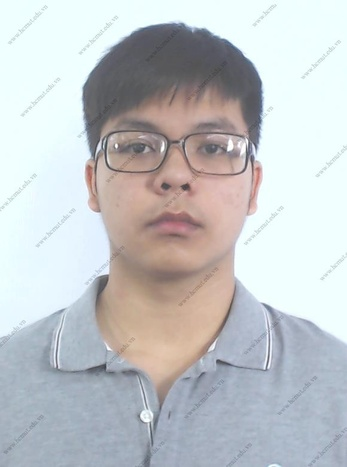
#> input picture huy 2.jpg, 347 x 467 px, shrunk from 580 x 780 before the run
$ python docfileanh.py
#> lines starting #> are read from the running program, lines starting #| are printed output that depends on the picture; after the words box and inside, x2 and y2 are one past the last pixel; in counts of white or black regions, pixels touching at a corner belong together; pictures that were not available may be replaced by others from this repository, and a replacement may not be noted
# Python program to explain os.listdir() method

# importing os module
import os
import cv2
import numpy as np
# Get the path of current working directory
# path = os.getcwd()
path = 'D:/Python/xu li anh'
# Get the list of all files and directories
# in current working directory
dir_list = os.listdir(path)

# print("Files and directories in '", path, "' :")
# print the list

face_detection  = cv2.CascadeClassifier(cv2.data.haarcascades + "haarcascade_frontalface_default.xml")
eye_detection   = cv2.CascadeClassifier( "haarcascade_eye.xml")
img     = cv2.imread('huy 2.jpg')
#> img is the input picture: shape (467, 347, 3); mean B, G, R 199.6, 197.1, 194.1
gray    = cv2.cvtColor(img, cv2.COLOR_BGR2GRAY)
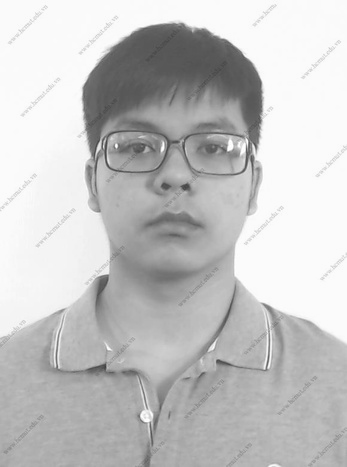
#> gray: shape (467, 347); min 63, max 255, mean 196.5
faces   = face_detection.detectMultiScale(gray, 1.3, 5)
#> faces = [[83, 78, 190, 190]]

img2 = cv2.imread('huy 2.jpg')
gray = cv2.cvtColor(img2, cv2.COLOR_BGR2GRAY)
eyes = eye_detection.detectMultiScale(gray, 1.03, 5)
#> eyes = [[182, 83, 28, 28], [194, 131, 35, 35], [125, 130, 36, 36], [149, 173, 26, 26], [172, 173, 26, 26], [146, 132, 25, 25], [162, 75, 43, 43], [139, 189, 66, 66], [126, 233, 85, 85]]

for (ex,ey,ew,eh) in eyes:
   img2 = cv2.rectangle(img2,(ex,ey),(ex+ew, ey+eh),(0,255,0),2)
#> this loop made 9 passes
#> pass 1, `img2 = cv2.rectangle(img2,(ex,ey),(ex+ew, ey+eh),(0,255,0),2)`:
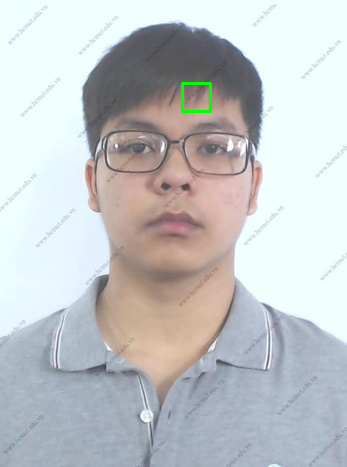
#> img2: shape (467, 347, 3); 0.2% of pixels changed, all inside (x1, y1, x2, y2) = (181, 82, 212, 113)
#> pass 2, `img2 = cv2.rectangle(img2,(ex,ey),(ex+ew, ey+eh),(0,255,0),2)`:
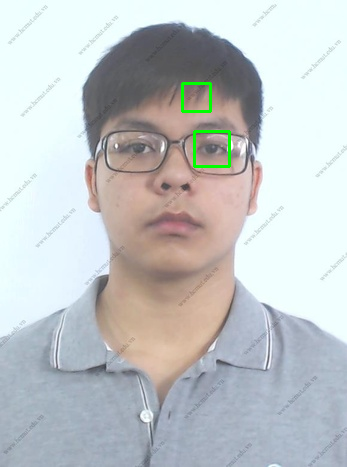
#> img2: shape (467, 347, 3); 0.26% of pixels changed, all inside (x1, y1, x2, y2) = (193, 130, 231, 168)
#> pass 3, `img2 = cv2.rectangle(img2,(ex,ey),(ex+ew, ey+eh),(0,255,0),2)`:
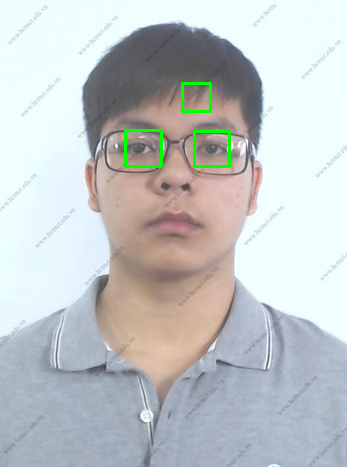
#> img2: shape (467, 347, 3); 0.26% of pixels changed, all inside (x1, y1, x2, y2) = (124, 129, 163, 168)
#> after the loop:
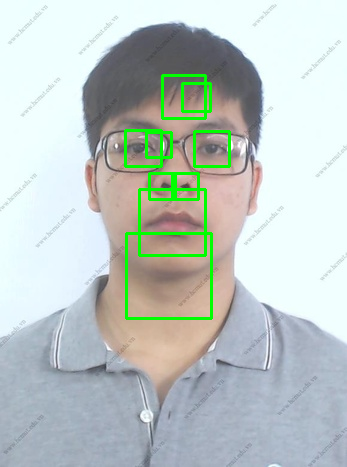
#> img2: shape (467, 347, 3); 1.91% of pixels changed, all inside (x1, y1, x2, y2) = (125, 74, 213, 320)
cv2.imwrite('Eye_AB.jpg',img2)
# cv2.imshow('huy 1.jpg')

for (x,y,w,h) in faces:
   img = cv2.rectangle(img,(x,y),(x+w, y+h),(255,0,0),3)
#> this loop made 1 pass
#> pass 1, `img = cv2.rectangle(img,(x,y),(x+w, y+h),(255,0,0),3)`:
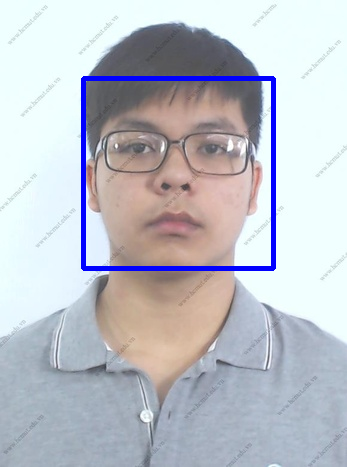
#> img: shape (467, 347, 3); 2.34% of pixels changed, all inside (x1, y1, x2, y2) = (81, 76, 276, 271)
cv2.imwrite('Face_huy.jpg',img)
# cv2.imshow('huy 1.jpg')

$ run again, on huy 1.jpg
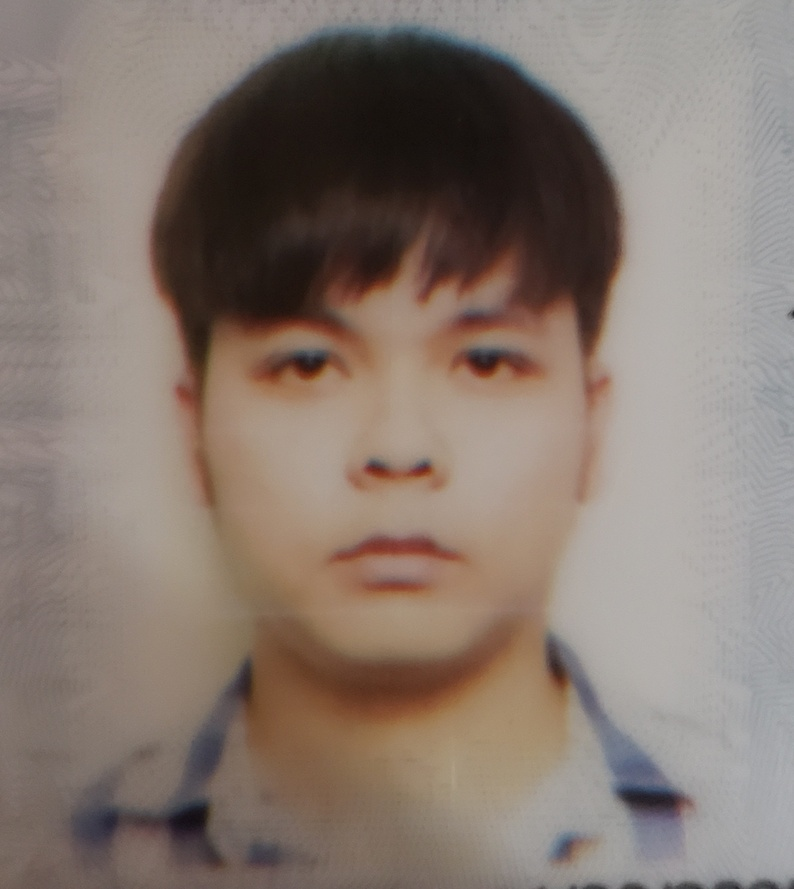
#> input picture huy 1.jpg, 794 x 889 px, shrunk from 1326 x 1485 before the run, given in place of huy 2.jpg, which was not available
#> img is the input picture: shape (889, 794, 3); mean B, G, R 111.9, 120.7, 134.6
#> faces = [[156, 174, 495, 495]]
#> eyes = [[550, 833, 35, 35], [342, 441, 58, 58], [255, 322, 91, 91], [438, 316, 93, 93], [604, 758, 88, 88], [67, 790, 75, 75], [407, 219, 121, 121], [321, 474, 142, 142], [156, 62, 398, 398]]
#> the loop `for (ex,ey,ew,eh) in eyes:` made 9 passes
#> after the loop `for (ex,ey,ew,eh) in eyes:`:
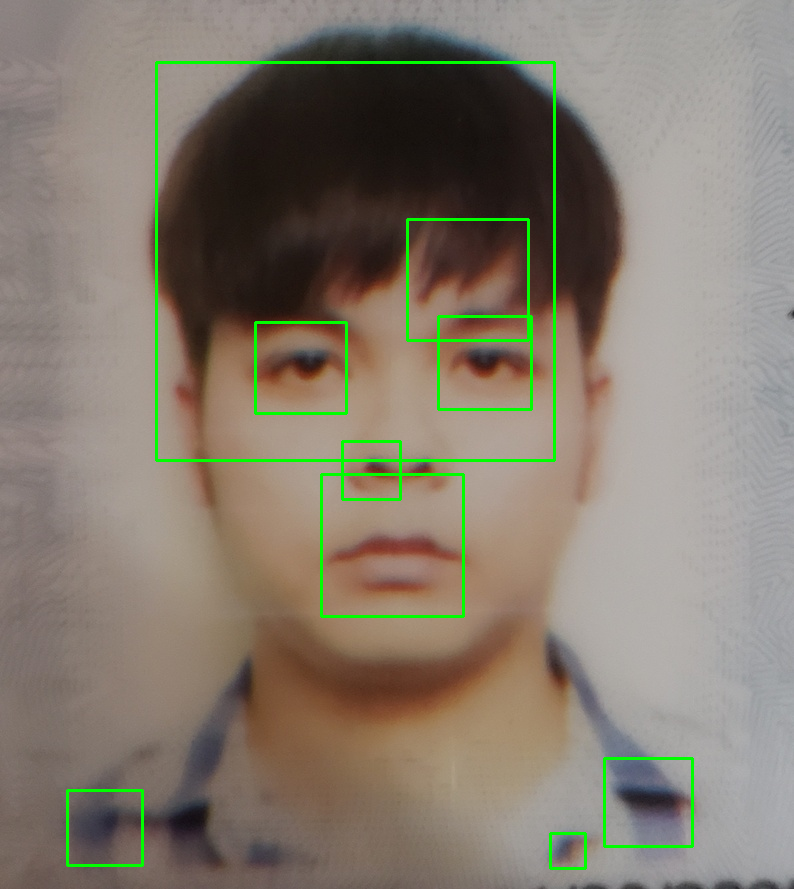
#> img2: shape (889, 794, 3); mean B, G, R 110, 123.3, 132.1
#> the loop `for (x,y,w,h) in faces:` made 1 pass
#> pass 1, `img = cv2.rectangle(img,(x,y),(x+w, y+h),(255,0,0),3)`:
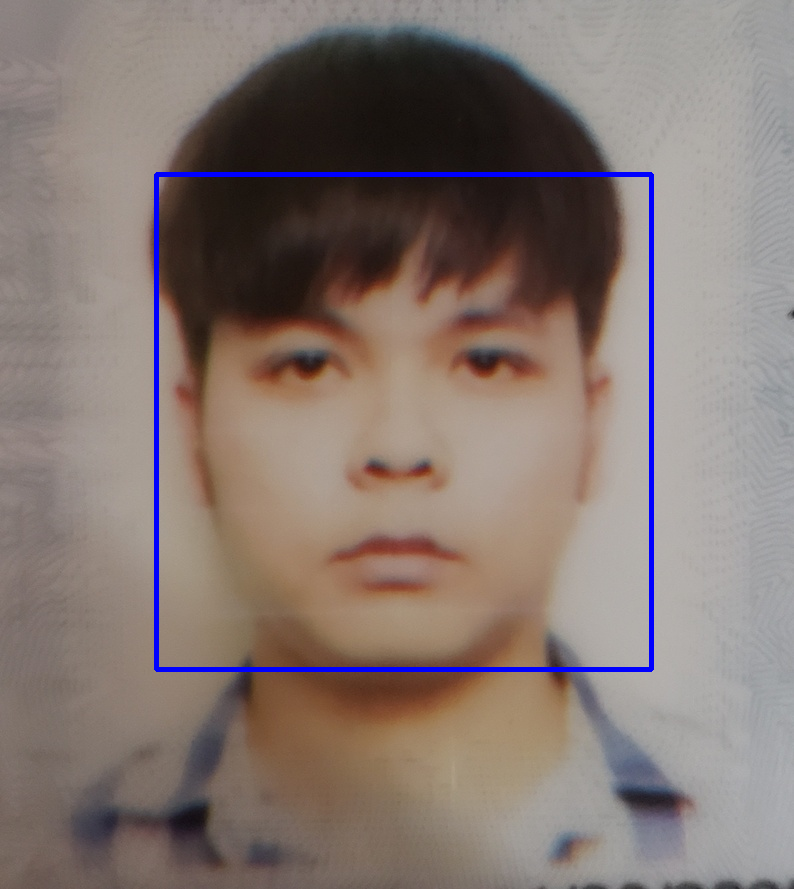
#> img: shape (889, 794, 3); 1.4% of pixels changed, all inside (x1, y1, x2, y2) = (154, 172, 654, 672)
